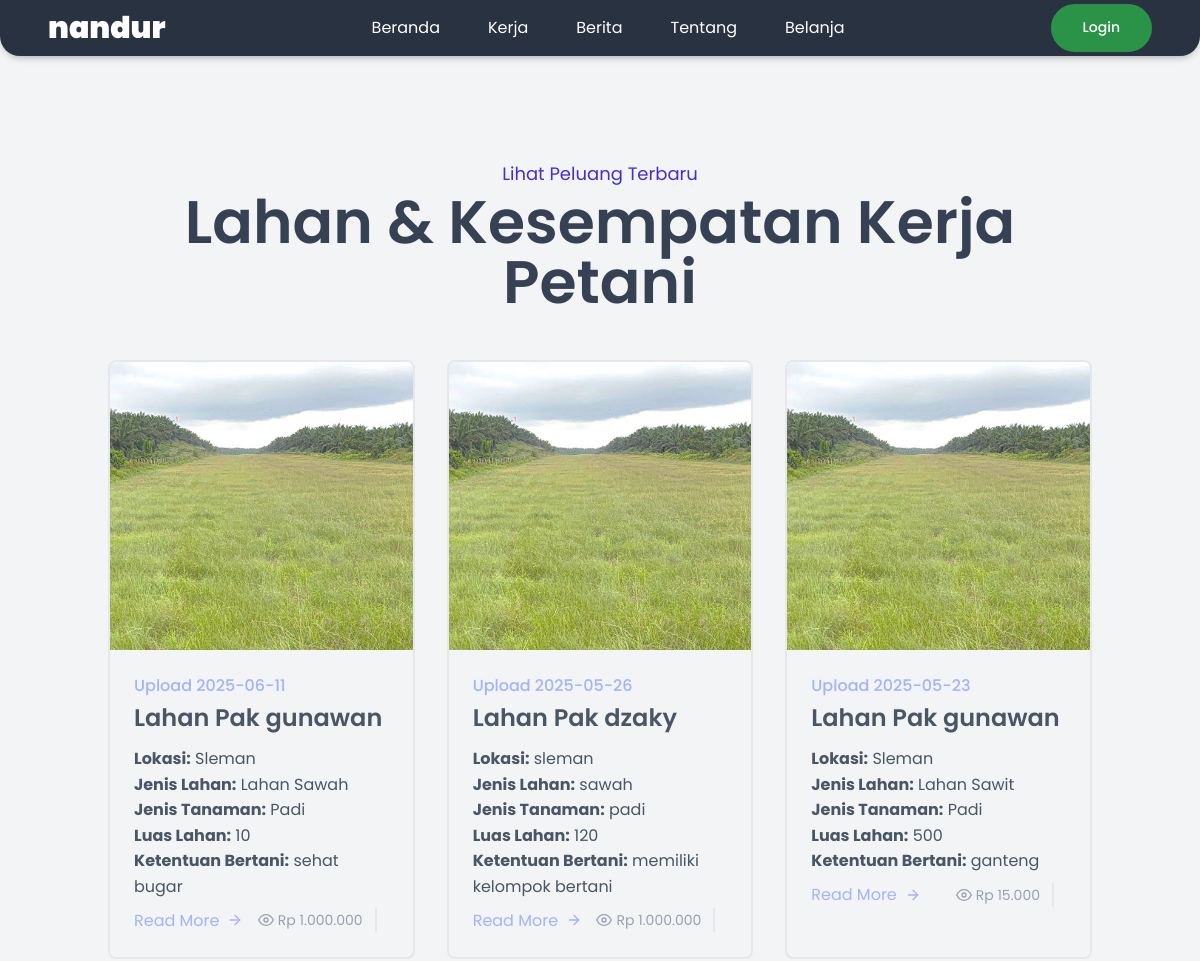
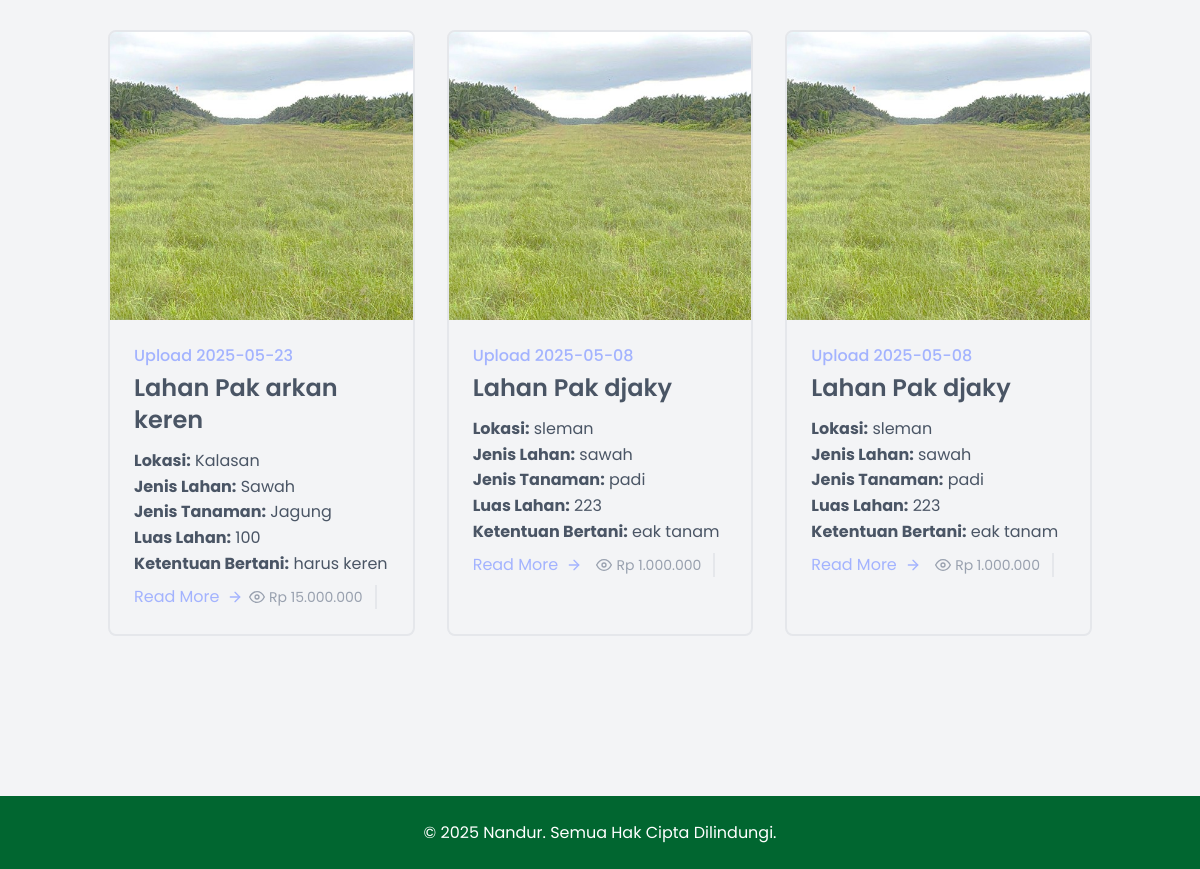
Screenshot of /halaman_utama/petani_dashboard/jobs-login_petani.php with the database file from the repository (2 pictures, top to bottom).
### tables this page shows
CREATE TABLE `card` (
  `id` int(11) NOT NULL,
  `pemilik` varchar(100) DEFAULT NULL,
  `deskripsi` text DEFAULT NULL,
  `deskripsi_rinci` text DEFAULT NULL,
  `tanggal` date DEFAULT NULL,
  `harga` int(20) DEFAULT NULL,
  `status` varchar(20) DEFAULT NULL,
  `lokasi` varchar(100) DEFAULT NULL,
  `jenis_lahan` varchar(50) DEFAULT NULL,
  `jenis_tanaman` varchar(50) DEFAULT NULL,
  `luas_lahan` varchar(50) DEFAULT NULL,
  `ketentuan_bertani` text DEFAULT NULL,
  `kontak` varchar(50) NOT NULL
);

### halaman_utama/petani_dashboard/jobs-login_petani.php (the view, shortened to what this page needs)
<?php
require '../jobs/koneksi.php';
$stmt = $pdo->query("SELECT * FROM card ORDER BY id DESC");
$data = $stmt->fetchAll(PDO::FETCH_ASSOC);
$isLoggedIn = isset($_SESSION['user']);
$userName = $isLoggedIn ? $_SESSION['user']['nama'] : '';
$userRole = $isLoggedIn ? $_SESSION['user']['role'] : '';
?>
<!DOCTYPE html>
<html lang="id">
<head>
    <link rel="stylesheet" href="../jobs/jobs-1.css" />
    <script src="https://cdn.jsdelivr.net/npm/@tailwindcss/browser@4"></script>
</head>
<body id="home" class="min-h-screen bg-gray-100">
<header id="home">
    <div class="nav-container">
        <nav>
            <div class="logo">nandur</div>
        </nav>
        <div class="menu-items">
            <a href="home_after_login_petani.php">Beranda</a>
            <a href="#">Kerja</a>
            <a href="berita2.php">Berita</a>
            <a href="tentang_petani.php">Tentang</a>
            <a href="../shop/shop.php">Belanja</a>
        </div>
        <?php if ($isLoggedIn): ?>
            <div class="profile-dropdown">
                <?php
                $avatarSrc = '../gambar/default_avatar.jpg';
                if ($userRole === 'petani') {
                    $avatarSrc = '../gambar/farmer.png';
                } elseif ($userRole === 'pemilik_lahan') {
                    $avatarSrc = '../gambar/juragan.png';
                }
                ?>
                <img src="<?= $avatarSrc ?>" alt="Avatar" class="avatar-icon" />
                <div class="dropdown-content">
                    <span style="padding: 0 12px; display: block; font-weight: 1000;"><?= htmlspecialchars($userName) ?></span>
                    <a href="profile2.php">Profil</a>
                    <a href="../home.html" id="logout">Logout</a>
                </div>
            </div>
        <?php else: ?>
            <a href="../Login_page/login_page.php" class="btn sign-in">Login</a>
        <?php endif; ?>
    </div>
</header>
<section class="md:h-full flex items-center text-gray-600">
    <div class="container px-5 py-24 mx-auto">
        <div class="text-center mb-12">
            <h5 class="text-base md:text-lg text-indigo-700 mb-1">Lihat Peluang Terbaru</h5>
            <h1 class="text-4xl md:text-6xl text-gray-700 font-semibold">Lahan & Kesempatan Kerja Petani</h1>
        </div>
        <div class="flex flex-wrap -m-4">
            <?php foreach ($data as $row): ?>
                <div class="p-4 sm:w-1/2 lg:w-1/3">
                    <div class="h-full border-2 border-gray-200 border-opacity-60 rounded-lg overflow-hidden">
                        <?php
                            $imgPath = !empty($row['foto']) ? '/gambar_lahan/' . htmlspecialchars($row['foto']) : '/gambar/lahan-kosong.jpg';
                        ?>
                        <img class="lg:h-72 md:h-48 w-full object-cover object-center" src="<?= $imgPath ?>" alt="lahan" />
                        <div class="p-6 hover:bg-green-700 hover:text-white transition duration-300 ease-in">
                            <h2 class="text-base font-medium text-indigo-300 mb-1">Upload <?= htmlspecialchars($row['tanggal']) ?></h2>
                            <h1 class="text-2xl font-semibold mb-3">Lahan Pak <?= htmlspecialchars($row['pemilik']) ?></h1>
                            <p><strong>Lokasi:</strong> <?= htmlspecialchars($row['lokasi']) ?></p>
                            <p><strong>Jenis Lahan:</strong> <?= htmlspecialchars($row['jenis_lahan']) ?></p>
                            <p><strong>Jenis Tanaman:</strong> <?= htmlspecialchars($row['jenis_tanaman']) ?></p>
                            <p><strong>Luas Lahan:</strong> <?= htmlspecialchars($row['luas_lahan']) ?></p>
                            <p><strong>Ketentuan Bertani:</strong> <?= nl2br(htmlspecialchars($row['ketentuan_bertani'])) ?></p>
                            <div class="flex items-center flex-wrap mt-2">
                                <button
                                    class="text-indigo-300 inline-flex items-center md:mb-2 lg:mb-0 open-modal"
                                    data-pemilik="<?= htmlspecialchars($row['pemilik']) ?>"
                                    data-tanggal="<?= htmlspecialchars($row['tanggal']) ?>"
                                    data-deskripsi="<?= htmlspecialchars($row['deskripsi_rinci']) ?>"
                                    data-gaji="<?= number_format($row['harga'], 0, ',', '.') ?>"
                                    data-lokasi="<?= htmlspecialchars($row['lokasi']) ?>"
                                    data-jenis-lahan="<?= htmlspecialchars($row['jenis_lahan']) ?>"
                                    data-jenis-tanaman="<?= htmlspecialchars($row['jenis_tanaman']) ?>"
                                    data-luas="<?= htmlspecialchars($row['luas_lahan']) ?>"
                                    data-ketentuan="<?= nl2br(htmlspecialchars($row['ketentuan_bertani'])) ?>"
                                    data-foto="<?= $imgPath ?>"
                                    data-kontak="<?= htmlspecialchars($row['kontak']) ?>"
                                >
                                    Read More
                                    <svg class="w-4 h-4 ml-2" viewBox="0 0 24 24" stroke="currentColor" stroke-width="2" fill="none" stroke-linecap="round" stroke-linejoin="round">
                                        <path d="M5 12h14"></path>
                                        <path d="M12 5l7 7-7 7"></path>
                                    </svg>
                                </button>
                                <span class="text-gray-400 mr-3 inline-flex items-center lg:ml-auto md:ml-0 ml-auto leading-none text-sm pr-3 py-1 border-r-2 border-gray-200">
                                    <svg class="w-4 h-4 mr-1" stroke="currentColor" stroke-width="2" fill="none" stroke-linecap="round" stroke-linejoin="round" viewBox="0 0 24 24">
                                        <path d="M1 12s4-8 11-8 11 8 11 8-4 8-11 8-11-8-11-8z"></path>
                                        <circle cx="12" cy="12" r="3"></circle>
                                    </svg>
                                    Rp <?= number_format($row['harga'], 0, ',', '.') ?>
                                </span>
                            </div>
                        </div>
                    </div>
                </div>
            <?php endforeach; ?>
        </div>
    </div>
</section>
<footer class="bg-green-800 text-white py-6 mt-16">
    <div class="container mx-auto text-center">
        &copy; 2025 Nandur. Semua Hak Cipta Dilindungi.
    </div>
</footer>
</body>
</html>

### halaman_utama/jobs/jobs-1.css (style rules this page uses)
html { scroll-behavior: smooth; }
body { font-family: 'Poppins', sans-serif; color: #333; line-height: 1.6; }
.nav-container { position:fixed ; top: 0; left: 0; right: 0; background: #293241; max-width: 1200px; margin: 0 auto; display: flex; justify-content: space-between; padding: 4px 48px; box-shadow: 0 4px 8px -4px rgba(0, 0, 0, 0.4); border-radius: 0 0 20px 20px; z-index: 100; }
.nav-container nav .logo { font-size: 30px; font-weight: 900; color: #fff; }
.nav-container .menu-items { display: flex; align-items: center; }
.nav-container .menu-items > a { color:white; margin: 0 24px; text-decoration: none; position: relative; }
.btn { padding: 10px 30px; border-radius: 50px; text-decoration: none; font-weight: 500; transition: all 0.3s ease; font-size: 14px; }
.sign-in { background-color: #2b9348; color: #fff; border: 2px solid #2b9348; }
body { padding-top: 64px; }

### rows the page displays
card: tanggal "2025-06-11", pemilik "gunawan", lokasi "Sleman", jenis_lahan "Lahan Sawah", jenis_tanaman "Padi", luas_lahan "10", ketentuan_bertani "sehat bugar", harga "1.000.000"
card: tanggal "2025-05-26", pemilik "dzaky", lokasi "sleman", jenis_lahan "sawah", jenis_tanaman "padi", luas_lahan "120", ketentuan_bertani "memiliki kelompok bertani", harga "1.000.000"
card: tanggal "2025-05-23", pemilik "gunawan", lokasi "Sleman", jenis_lahan "Lahan Sawit", jenis_tanaman "Padi", luas_lahan "500", ketentuan_bertani "ganteng", harga "15.000"
card: tanggal "2025-05-23", pemilik "arkan keren", lokasi "Kalasan", jenis_lahan "Sawah", jenis_tanaman "Jagung", luas_lahan "100", ketentuan_bertani "harus keren", harga "15.000.000"
card: tanggal "2025-05-08", pemilik "djaky", lokasi "sleman", jenis_lahan "sawah", jenis_tanaman "padi", luas_lahan "223", ketentuan_bertani "eak tanam", harga "1.000.000"
card: tanggal "2025-05-08", pemilik "djaky", lokasi "sleman", jenis_lahan "sawah", jenis_tanaman "padi", luas_lahan "223", ketentuan_bertani "eak tanam", harga "1.000.000"
